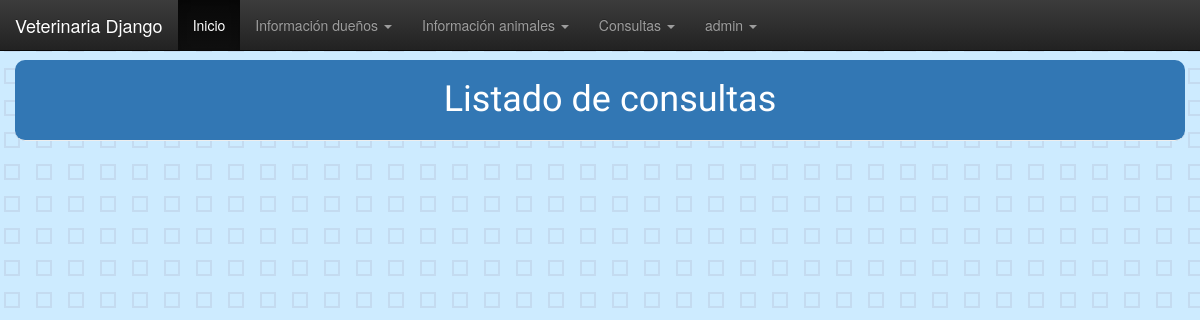
/persona/consulta/ (signed in), run on an earlier commit of the app's database.
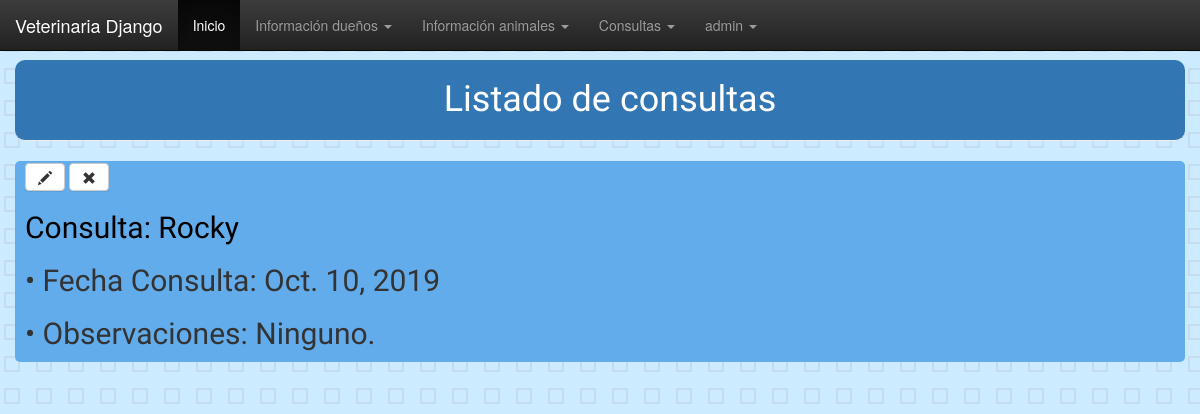
And on a later commit of the database.
### persona/models.py (models this page shows)
class Consulta(models.Model):
    idAnimal = models.ForeignKey(Animal, on_delete=models.CASCADE)
    sintomas = models.TextField()
    observaciones = models.TextField()
    diagnostico = models.TextField()
    fechaConsulta = models.DateField('Fecha Consulta:', null=True)
    receta = models.ManyToManyField(Medicina, through='Medicacion')

class Animal(models.Model):
    idTipoAnimal = models.OneToOneField(TipoAnimal, on_delete = models.CASCADE)
    idDueno = models.OneToOneField(Persona, on_delete = models.CASCADE, null = True)
    nombreAnimal = models.CharField(max_length=50)
    fechaNacimiento = models.DateField('Fecha de Nacimiento')
    raza = models.CharField(max_length=50)
    sexo = models.CharField(max_length=50)
    peso = models.DecimalField(max_digits=5, decimal_places=2)
    observaciones = models.TextField()
    def __str__(self):
        return self.nombreAnimal

### persona/views.py (the view)
# urls.py: path('consulta/', views.lista_consultas, name="lista_consultas"),
@login_required
def lista_consultas(request):
    consultas = Consulta.objects.all()
    return render(request, 'persona/lista_consultas.html', {'consultas':consultas})

### persona/templates/persona/lista_consultas.html
{% extends 'persona/base.html' %}
{% block content %}
<h1 class="page-header">Listado de consultas</h1>
  {% for consulta in consultas %}
  <div class="post">
      <a class="btn btn-default" href="{% url 'consulta_edit' pk=consulta.pk %}"><span class="glyphicon glyphicon-pencil"></span></a>
      <a title="Eliminar registro" class="btn btn-default" href="{% url 'consulta_delete' pk=consulta.pk %}"><span class="glyphicon glyphicon-remove"></span></a>
      <h2><a href="{% url 'detalle_consulta' pk=consulta.pk %}">Consulta: {{consulta.idAnimal}}</a></h2>
      <h2>• Fecha Consulta: {{consulta.fechaConsulta}}</h2>
      <h2>• Observaciones: {{consulta.observaciones}}</h2>
  </div>
  {% endfor %}
{% endblock %}

### persona/templates/persona/base.html (shortened to what this page needs)
{% load static %}
<head>
  <link rel="stylesheet" href="//maxcdn.bootstrapcdn.com/bootstrap/3.2.0/css/bootstrap.min.css">
  <link rel="stylesheet" href="//maxcdn.bootstrapcdn.com/bootstrap/3.2.0/css/bootstrap-theme.min.css">
  <link rel="stylesheet" href="https://maxcdn.bootstrapcdn.com/bootstrap/3.4.0/css/bootstrap.min.css">
  <link rel="stylesheet" href="{% static 'css/general.css' %}">
</head>
<html>
    <head>
    </head>
    <body>
            <nav class="navbar navbar-inverse navbar-fixed-top">
              <div class="container-fluid">
                <div class="navbar-header">
                  <a class="navbar-brand" href="#">Veterinaria Django</a>
                </div>
                {% if user.is_authenticated %}
                <ul class="nav navbar-nav">
                  <li class="active"><a href="#">Inicio</a></li>
                  <li class="dropdown">
                    <a class="dropdown-toggle" data-toggle="dropdown">Información dueños
                    <span class="caret"></span></a>
                  </li>
                  <li class="dropdown">
                    <a class="dropdown-toggle" data-toggle="dropdown" href="#">Información animales
                    <span class="caret"></span></a>
                  </li>
                  <li class="dropdown">
                      <a class="dropdown-toggle" data-toggle="dropdown" href="#">Consultas
                      <span class="caret"></span></a>
                    </li>
                  <li class="dropdown">
                    <a class="dropdown-toggle" data-toggle="dropdown" href="#">{{ user.username }}
                        <span class="caret"></span></a>
                      </li>
                </ul>
                {% else %}
                <a href="{% url 'login' %}" class="top-menu"><span class="glyphicon glyphicon-lock"></span></a>
                {% endif %}
              </div>
            </nav>
        <br><br><br>
        <div class="container">
          <div class="row justify-content-center">
            <div>
              {%  block content %}
              {%  endblock %}
            </div>
          </div>
        </div>
    </body>
</html>

What changed in the data, as far as the page shows it:
added Consulta: idAnimal "Rocky", fechaConsulta "Oct. 10, 2019", observaciones "Ninguno."
